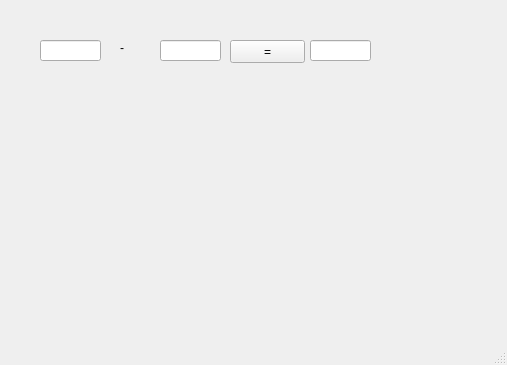
<?xml version="1.0" encoding="UTF-8"?>
<ui version="4.0">
 <class>MainWindow</class>
 <widget class="QMainWindow" name="MainWindow">
  <property name="geometry">
   <rect>
    <x>0</x>
    <y>0</y>
    <width>507</width>
    <height>365</height>
   </rect>
  </property>
  <property name="windowTitle">
   <string>MainWindow</string>
  </property>
  <widget class="QWidget" name="centralwidget">
   <widget class="QLineEdit" name="le1">
    <property name="geometry">
     <rect>
      <x>40</x>
      <y>40</y>
      <width>61</width>
      <height>21</height>
     </rect>
    </property>
   </widget>
   <widget class="QLineEdit" name="le2">
    <property name="geometry">
     <rect>
      <x>160</x>
      <y>40</y>
      <width>61</width>
      <height>21</height>
     </rect>
    </property>
   </widget>
   <widget class="QLineEdit" name="le3">
    <property name="geometry">
     <rect>
      <x>310</x>
      <y>40</y>
      <width>61</width>
      <height>21</height>
     </rect>
    </property>
   </widget>
   <widget class="QLabel" name="lbl">
    <property name="geometry">
     <rect>
      <x>120</x>
      <y>40</y>
      <width>21</width>
      <height>16</height>
     </rect>
    </property>
    <property name="text">
     <string>-</string>
    </property>
   </widget>
   <widget class="QPushButton" name="pb">
    <property name="geometry">
     <rect>
      <x>230</x>
      <y>40</y>
      <width>75</width>
      <height>23</height>
     </rect>
    </property>
    <property name="text">
     <string>=</string>
    </property>
   </widget>
  </widget>
  <widget class="QMenuBar" name="menubar">
   <property name="geometry">
    <rect>
     <x>0</x>
     <y>0</y>
     <width>507</width>
     <height>21</height>
    </rect>
   </property>
  </widget>
  <widget class="QStatusBar" name="statusbar"/>
 </widget>
 <resources/>
 <connections/>
</ui>
